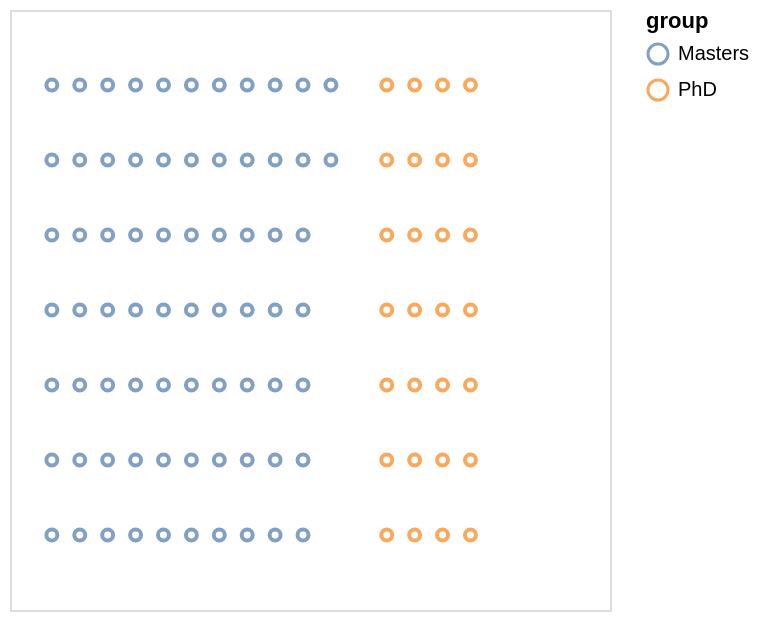

Describe this chart as a Vega-Lite specification.
### Vega-Lite specification from a JSON file in a GitHub repository (floating-point values rounded to 4 significant figures)
{"$schema": "https://vega.github.io/schema/vega-lite/v4.json", "data": {"values": [{"y": 7, "x": 1, "group": "Masters", "width": 12, "offset": 0, "id": 1, "time": 3, ".id": 1, ".phase": "static", ".frame": 3}, {"y": 6, "x": 1, "group": "Masters", "width": 12, "offset": 0, "id": 2, "time": 3, ".id": 2, ".phase": "static", ".frame": 3}, {"y": 5, "x": 1, "group": "Masters", "width": 12, "offset": 0, "id": 3, "time": 3, ".id": 3, ".phase": "static", ".frame": 3}, {"y": 4, "x": 1, "group": "Masters", "width": 12, "offset": 0, "id": 4, "time": 3, ".id": 4, ".phase": "static", ".frame": 3}, {"y": 3, "x": 1, "group": "Masters", "width": 12, "offset": 0, "id": 5, "time": 3, ".id": 5, ".phase": "static", ".frame": 3}, {"y": 2, "x": 1, "group": "Masters", "width": 12, "offset": 0, "id": 6, "time": 3, ".id": 6, ".phase": "static", ".frame": 3}, {"y": 1, "x": 1, "group": "Masters", "width": 12, "offset": 0, "id": 7, "time": 3, ".id": 7, ".phase": "static", ".frame": 3}, {"y": 7, "x": 2, "group": "Masters", "width": 12, "offset": 0, "id": 8, "time": 3, ".id": 8, ".phase": "static", ".frame": 3}, {"y": 6, "x": 2, "group": "Masters", "width": 12, "offset": 0, "id": 9, "time": 3, ".id": 9, ".phase": "static", ".frame": 3}, {"y": 5, "x": 2, "group": "Masters", "width": 12, "offset": 0, "id": 10, "time": 3, ".id": 10, ".phase": "static", ".frame": 3}, {"y": 4, "x": 2, "group": "Masters", "width": 12, "offset": 0, "id": 11, "time": 3, ".id": 11, ".phase": "static", ".frame": 3}, {"y": 3, "x": 2, "group": "Masters", "width": 12, "offset": 0, "id": 12, "time": 3, ".id": 12, ".phase": "static", ".frame": 3}, {"y": 2, "x": 2, "group": "Masters", "width": 12, "offset": 0, "id": 13, "time": 3, ".id": 13, ".phase": "static", ".frame": 3}, {"y": 1, "x": 2, "group": "Masters", "width": 12, "offset": 0, "id": 14, "time": 3, ".id": 14, ".phase": "static", ".frame": 3}, {"y": 7, "x": 3, "group": "Masters", "width": 12, "offset": 0, "id": 15, "time": 3, ".id": 15, ".phase": "static", ".frame": 3}, {"y": 6, "x": 3, "group": "Masters", "width": 12, "offset": 0, "id": 16, "time": 3, ".id": 16, ".phase": "static", ".frame": 3}, {"y": 5, "x": 3, "group": "Masters", "width": 12, "offset": 0, "id": 17, "time": 3, ".id": 17, ".phase": "static", ".frame": 3}, {"y": 4, "x": 3, "group": "Masters", "width": 12, "offset": 0, "id": 18, "time": 3, ".id": 18, ".phase": "static", ".frame": 3}, {"y": 3, "x": 3, "group": "Masters", "width": 12, "offset": 0, "id": 19, "time": 3, ".id": 19, ".phase": "static", ".frame": 3}, {"y": 2, "x": 3, "group": "Masters", "width": 12, "offset": 0, "id": 20, "time": 3, ".id": 20, ".phase": "static", ".frame": 3}, {"y": 1, "x": 3, "group": "Masters", "width": 12, "offset": 0, "id": 21, "time": 3, ".id": 21, ".phase": "static", ".frame": 3}, {"y": 7, "x": 4, "group": "Masters", "width": 12, "offset": 0, "id": 22, "time": 3, ".id": 22, ".phase": "static", ".frame": 3}, {"y": 6, "x": 4, "group": "Masters", "width": 12, "offset": 0, "id": 23, "time": 3, ".id": 23, ".phase": "static", ".frame": 3}, {"y": 5, "x": 4, "group": "Masters", "width": 12, "offset": 0, "id": 24, "time": 3, ".id": 24, ".phase": "static", ".frame": 3}, {"y": 4, "x": 4, "group": "Masters", "width": 12, "offset": 0, "id": 25, "time": 3, ".id": 25, ".phase": "static", ".frame": 3}, {"y": 3, "x": 4, "group": "Masters", "width": 12, "offset": 0, "id": 26, "time": 3, ".id": 26, ".phase": "static", ".frame": 3}, {"y": 2, "x": 4, "group": "Masters", "width": 12, "offset": 0, "id": 27, "time": 3, ".id": 27, ".phase": "static", ".frame": 3}, {"y": 1, "x": 4, "group": "Masters", "width": 12, "offset": 0, "id": 28, "time": 3, ".id": 28, ".phase": "static", ".frame": 3}, {"y": 7, "x": 5, "group": "Masters", "width": 12, "offset": 0, "id": 29, "time": 3, ".id": 29, ".phase": "static", ".frame": 3}, {"y": 6, "x": 5, "group": "Masters", "width": 12, "offset": 0, "id": 30, "time": 3, ".id": 30, ".phase": "static", ".frame": 3}, {"y": 5, "x": 5, "group": "Masters", "width": 12, "offset": 0, "id": 31, "time": 3, ".id": 31, ".phase": "static", ".frame": 3}, {"y": 4, "x": 5, "group": "Masters", "width": 12, "offset": 0, "id": 32, "time": 3, ".id": 32, ".phase": "static", ".frame": 3}, {"y": 3, "x": 5, "group": "Masters", "width": 12, "offset": 0, "id": 33, "time": 3, ".id": 33, ".phase": "static", ".frame": 3}, {"y": 2, "x": 5, "group": "Masters", "width": 12, "offset": 0, "id": 34, "time": 3, ".id": 34, ".phase": "static", ".frame": 3}, {"y": 1, "x": 5, "group": "Masters", "width": 12, "offset": 0, "id": 35, "time": 3, ".id": 35, ".phase": "static", ".frame": 3}, {"y": 7, "x": 6, "group": "Masters", "width": 12, "offset": 0, "id": 36, "time": 3, ".id": 36, ".phase": "static", ".frame": 3}, {"y": 6, "x": 6, "group": "Masters", "width": 12, "offset": 0, "id": 37, "time": 3, ".id": 37, ".phase": "static", ".frame": 3}, {"y": 5, "x": 6, "group": "Masters", "width": 12, "offset": 0, "id": 38, "time": 3, ".id": 38, ".phase": "static", ".frame": 3}, {"y": 4, "x": 6, "group": "Masters", "width": 12, "offset": 0, "id": 39, "time": 3, ".id": 39, ".phase": "static", ".frame": 3}, {"y": 3, "x": 6, "group": "Masters", "width": 12, "offset": 0, "id": 40, "time": 3, ".id": 40, ".phase": "static", ".frame": 3}, {"y": 2, "x": 6, "group": "Masters", "width": 12, "offset": 0, "id": 41, "time": 3, ".id": 41, ".phase": "static", ".frame": 3}, {"y": 1, "x": 6, "group": "Masters", "width": 12, "offset": 0, "id": 42, "time": 3, ".id": 42, ".phase": "static", ".frame": 3}, {"y": 7, "x": 7, "group": "Masters", "width": 12, "offset": 0, "id": 43, "time": 3, ".id": 43, ".phase": "static", ".frame": 3}, {"y": 6, "x": 7, "group": "Masters", "width": 12, "offset": 0, "id": 44, "time": 3, ".id": 44, ".phase": "static", ".frame": 3}, {"y": 5, "x": 7, "group": "Masters", "width": 12, "offset": 0, "id": 45, "time": 3, ".id": 45, ".phase": "static", ".frame": 3}, {"y": 4, "x": 7, "group": "Masters", "width": 12, "offset": 0, "id": 46, "time": 3, ".id": 46, ".phase": "static", ".frame": 3}, {"y": 3, "x": 7, "group": "Masters", "width": 12, "offset": 0, "id": 47, "time": 3, ".id": 47, ".phase": "static", ".frame": 3}, {"y": 2, "x": 7, "group": "Masters", "width": 12, "offset": 0, "id": 48, "time": 3, ".id": 48, ".phase": "static", ".frame": 3}, {"y": 1, "x": 7, "group": "Masters", "width": 12, "offset": 0, "id": 49, "time": 3, ".id": 49, ".phase": "static", ".frame": 3}, {"y": 7, "x": 8, "group": "Masters", "width": 12, "offset": 0, "id": 50, "time": 3, ".id": 50, ".phase": "static", ".frame": 3}, {"y": 6, "x": 8, "group": "Masters", "width": 12, "offset": 0, "id": 51, "time": 3, ".id": 51, ".phase": "static", ".frame": 3}, {"y": 5, "x": 8, "group": "Masters", "width": 12, "offset": 0, "id": 52, "time": 3, ".id": 52, ".phase": "static", ".frame": 3}, {"y": 4, "x": 8, "group": "Masters", "width": 12, "offset": 0, "id": 53, "time": 3, ".id": 53, ".phase": "static", ".frame": 3}, {"y": 3, "x": 8, "group": "Masters", "width": 12, "offset": 0, "id": 54, "time": 3, ".id": 54, ".phase": "static", ".frame": 3}, {"y": 2, "x": 8, "group": "Masters", "width": 12, "offset": 0, "id": 55, "time": 3, ".id": 55, ".phase": "static", ".frame": 3}, {"y": 1, "x": 8, "group": "Masters", "width": 12, "offset": 0, "id": 56, "time": 3, ".id": 56, ".phase": "static", ".frame": 3}, {"y": 7, "x": 9, "group": "Masters", "width": 12, "offset": 0, "id": 57, "time": 3, ".id": 57, ".phase": "static", ".frame": 3}, {"y": 6, "x": 9, "group": "Masters", "width": 12, "offset": 0, "id": 58, "time": 3, ".id": 58, ".phase": "static", ".frame": 3}, {"y": 5, "x": 9, "group": "Masters", "width": 12, "offset": 0, "id": 59, "time": 3, ".id": 59, ".phase": "static", ".frame": 3}, {"y": 4, "x": 9, "group": "Masters", "width": 12, "offset": 0, "id": 60, "time": 3, ".id": 60, ".phase": "static", ".frame": 3}, {"y": 3, "x": 9, "group": "Masters", "width": 12, "offset": 0, "id": 61, "time": 3, ".id": 61, ".phase": "static", ".frame": 3}, {"y": 2, "x": 9, "group": "Masters", "width": 12, "offset": 0, "id": 62, "time": 3, ".id": 62, ".phase": "static", ".frame": 3}, {"y": 1, "x": 9, "group": "Masters", "width": 12, "offset": 0, "id": 63, "time": 3, ".id": 63, ".phase": "static", ".frame": 3}, {"y": 7, "x": 10, "group": "Masters", "width": 12, "offset": 0, "id": 64, "time": 3, ".id": 64, ".phase": "static", ".frame": 3}, {"y": 6, "x": 10, "group": "Masters", "width": 12, "offset": 0, "id": 65, "time": 3, ".id": 65, ".phase": "static", ".frame": 3}, {"y": 5, "x": 10, "group": "Masters", "width": 12, "offset": 0, "id": 66, "time": 3, ".id": 66, ".phase": "static", ".frame": 3}, {"y": 4, "x": 10, "group": "Masters", "width": 12, "offset": 0, "id": 67, "time": 3, ".id": 67, ".phase": "static", ".frame": 3}, {"y": 3, "x": 10, "group": "Masters", "width": 12, "offset": 0, "id": 68, "time": 3, ".id": 68, ".phase": "static", ".frame": 3}, {"y": 2, "x": 10, "group": "Masters", "width": 12, "offset": 0, "id": 69, "time": 3, ".id": 69, ".phase": "static", ".frame": 3}, {"y": 1, "x": 10, "group": "Masters", "width": 12, "offset": 0, "id": 70, "time": 3, ".id": 70, ".phase": "static", ".frame": 3}, {"y": 7, "x": 11, "group": "Masters", "width": 12, "offset": 0, "id": 71, "time": 3, ".id": 71, ".phase": "static", ".frame": 3}, {"y": 6, "x": 11, "group": "Masters", "width": 12, "offset": 0, "id": 72, "time": 3, ".id": 72, ".phase": "static", ".frame": 3}, {"y": 7, "x": 13, "group": "PhD", "width": 5, "offset": 12, "id": 73, "time": 3, ".id": 73, ".phase": "static", ".frame": 3}, {"y": 6, "x": 13, "group": "PhD", "width": 5, "offset": 12, "id": 74, "time": 3, ".id": 74, ".phase": "static", ".frame": 3}, {"y": 5, "x": 13, "group": "PhD", "width": 5, "offset": 12, "id": 75, "time": 3, ".id": 75, ".phase": "static", ".frame": 3}, {"y": 4, "x": 13, "group": "PhD", "width": 5, "offset": 12, "id": 76, "time": 3, ".id": 76, ".phase": "static", ".frame": 3}, {"y": 3, "x": 13, "group": "PhD", "width": 5, "offset": 12, "id": 77, "time": 3, ".id": 77, ".phase": "static", ".frame": 3}, {"y": 2, "x": 13, "group": "PhD", "width": 5, "offset": 12, "id": 78, "time": 3, ".id": 78, ".phase": "static", ".frame": 3}, {"y": 1, "x": 13, "group": "PhD", "width": 5, "offset": 12, "id": 79, "time": 3, ".id": 79, ".phase": "static", ".frame": 3}, {"y": 7, "x": 14, "group": "PhD", "width": 5, "offset": 12, "id": 80, "time": 3, ".id": 80, ".phase": "static", ".frame": 3}, {"y": 6, "x": 14, "group": "PhD", "width": 5, "offset": 12, "id": 81, "time": 3, ".id": 81, ".phase": "static", ".frame": 3}, {"y": 5, "x": 14, "group": "PhD", "width": 5, "offset": 12, "id": 82, "time": 3, ".id": 82, ".phase": "static", ".frame": 3}, {"y": 4, "x": 14, "group": "PhD", "width": 5, "offset": 12, "id": 83, "time": 3, ".id": 83, ".phase": "static", ".frame": 3}, {"y": 3, "x": 14, "group": "PhD", "width": 5, "offset": 12, "id": 84, "time": 3, ".id": 84, ".phase": "static", ".frame": 3}, {"y": 2, "x": 14, "group": "PhD", "width": 5, "offset": 12, "id": 85, "time": 3, ".id": 85, ".phase": "static", ".frame": 3}, {"y": 1, "x": 14, "group": "PhD", "width": 5, "offset": 12, "id": 86, "time": 3, ".id": 86, ".phase": "static", ".frame": 3}, {"y": 7, "x": 15, "group": "PhD", "width": 5, "offset": 12, "id": 87, "time": 3, ".id": 87, ".phase": "static", ".frame": 3}, {"y": 6, "x": 15, "group": "PhD", "width": 5, "offset": 12, "id": 88, "time": 3, ".id": 88, ".phase": "static", ".frame": 3}, {"y": 5, "x": 15, "group": "PhD", "width": 5, "offset": 12, "id": 89, "time": 3, ".id": 89, ".phase": "static", ".frame": 3}, {"y": 4, "x": 15, "group": "PhD", "width": 5, "offset": 12, "id": 90, "time": 3, ".id": 90, ".phase": "static", ".frame": 3}, {"y": 3, "x": 15, "group": "PhD", "width": 5, "offset": 12, "id": 91, "time": 3, ".id": 91, ".phase": "static", ".frame": 3}, {"y": 2, "x": 15, "group": "PhD", "width": 5, "offset": 12, "id": 92, "time": 3, ".id": 92, ".phase": "static", ".frame": 3}, {"y": 1, "x": 15, "group": "PhD", "width": 5, "offset": 12, "id": 93, "time": 3, ".id": 93, ".phase": "static", ".frame": 3}, {"y": 7, "x": 16, "group": "PhD", "width": 5, "offset": 12, "id": 94, "time": 3, ".id": 94, ".phase": "static", ".frame": 3}, {"y": 6, "x": 16, "group": "PhD", "width": 5, "offset": 12, "id": 95, "time": 3, ".id": 95, ".phase": "static", ".frame": 3}, {"y": 5, "x": 16, "group": "PhD", "width": 5, "offset": 12, "id": 96, "time": 3, ".id": 96, ".phase": "static", ".frame": 3}, {"y": 4, "x": 16, "group": "PhD", "width": 5, "offset": 12, "id": 97, "time": 3, ".id": 97, ".phase": "static", ".frame": 3}, {"y": 3, "x": 16, "group": "PhD", "width": 5, "offset": 12, "id": 98, "time": 3, ".id": 98, ".phase": "static", ".frame": 3}, {"y": 2, "x": 16, "group": "PhD", "width": 5, "offset": 12, "id": 99, "time": 3, ".id": 99, ".phase": "static", ".frame": 3}, {"y": 1, "x": 16, "group": "PhD", "width": 5, "offset": 12, "id": 100, "time": 3, ".id": 100, ".phase": "static", ".frame": 3}]}, "mark": "point", "encoding": {"x": {"field": "x", "type": "quantitative", "scale": {"type": "linear", "domain": [-0.5, 21]}, "axis": null}, "y": {"field": "y", "type": "quantitative", "scale": {"type": "linear", "domain": [0, 8]}, "axis": null}, "color": {"field": "group", "type": "nominal"}}}
